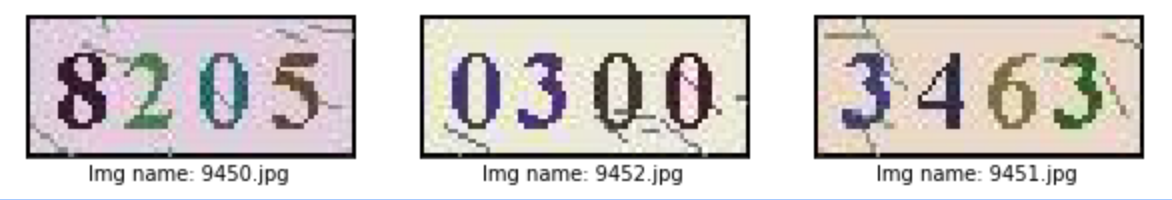
#> input picture docs/practices/cv/image_ocr/images/image1.png, 1172 x 200 px; its folder holds 3 pictures in this run
$ jupyter execute --allow-errors super_resolution_sub_pixel.ipynb   (shell and % lines are left out)
#> lines starting #> are read from the running program, lines starting #| are printed output that depends on the picture; pictures that were not available may be replaced by others from this repository, and a replacement may not be noted
# 通过Sub-Pixel实现图像超分辨率
**作者:** [Ralph LU](https://github.com/ralph0813)<br>
**日期:** 2022.5 <br>
**摘要:** 本示例通过Sub-Pixel实现图像超分辨率。

## 一、简要介绍

在计算机视觉中，图像超分辨率（Image Super Resolution）是指由一幅低分辨率图像或图像序列恢复出高分辨率图像。图像超分辨率技术分为超分辨率复原和超分辨率重建。

本示例简要介绍如何通过飞桨开源框架，实现图像超分辨率。包括数据集的定义、模型的搭建与训练。

参考论文：《Real-Time Single Image and Video Super-Resolution Using an Efficient Sub-Pixel Convolutional Neural Network》

论文链接：https://arxiv.org/abs/1609.05158

## 二、环境设置
导入一些比较基础常用的模块，确认自己的飞桨版本。

[cell 1]
import os
import io
import math
import random
import numpy as np
import matplotlib.pyplot as plt
from PIL import Image

from IPython.display import display

import paddle
from paddle.io import Dataset
from paddle.vision.transforms import transforms

print(paddle.__version__)

## 三、数据集
### 3.1 数据集下载
本案例使用BSR_bsds500数据集，下载链接：http://www.eecs.berkeley.edu/Research/Projects/CS/vision/grouping/BSR/BSR_bsds500.tgz

### 3.2 数据集概览
```
BSR
├── BSDS500
│   └── data
│       ├── groundTruth
│       │   ├── test
│       │   ├── train
│       │   └── val
│       └── images
│           ├── test
│           ├── train
│           └── val
├── bench
│   ├── benchmarks
│   ├── data
│   │   ├── ...
│   │   └── ...
│   └── source
└── documentation
```

可以看到需要的图片文件在BSR/BSDS500/images文件夹下，train、test各200张，val为100张。

### 3.3 数据集类定义
飞桨（PaddlePaddle）数据集加载方案是统一使用Dataset（数据集定义） + DataLoader（多进程数据集加载）。

首先先进行数据集的定义，数据集定义主要是实现一个新的Dataset类，继承父类paddle.io.Dataset，并实现父类中以下两个抽象方法，`__getitem__`和`__len__`：
```python
class MyDataset(Dataset):
    def __init__(self):
        ...

    # 每次迭代时返回数据和对应的标签
    def __getitem__(self, idx):
        return x, y

    # 返回整个数据集的总数
    def __len__(self):
        return count(samples)
```

[cell 2]
class BSD_data(Dataset):
    """
    继承paddle.io.Dataset类
    """

    def __init__(self, mode="train", image_path="BSR/BSDS500/data/images/"):
        """
        实现构造函数，定义数据读取方式，划分训练和测试数据集
        """
        super().__init__()

        self.mode = mode.lower()
        if self.mode == "train":
            self.image_path = os.path.join(image_path, "train")
        elif self.mode == "val":
            self.image_path = os.path.join(image_path, "val")
        else:
            raise ValueError('mode must be "train" or "val"')

        # 原始图像的缩放大小
        self.crop_size = 300
        # 缩放倍率
        self.upscale_factor = 3
        # 缩小后送入神经网络的大小
        self.input_size = self.crop_size // self.upscale_factor
        # numpy随机数种子
        self.seed = 1337
        # 图片集合
        self.temp_images = []
        # 加载数据
        self._parse_dataset()

    def transforms(self, img):
        """
        图像预处理工具，用于将升维(100, 100) => (100, 100,1)，
        并对图像的维度进行转换从HWC变为CHW
        """
        if len(img.shape) == 2:
            img = np.expand_dims(img, axis=2)
        return img.transpose((2, 0, 1))

    def __getitem__(self, idx):
        """
        返回 缩小3倍后的图片 和 原始图片
        """
#> called with idx = 0

        # 加载原始图像
        img = self._load_img(self.temp_images[idx])
#> in _load_img, img is the input picture: PIL image 1172x200 RGBA; mean R, G, B, A 209.1, 203.6, 201.7, 255
        # 将原始图像缩放到（3, 300, 300）
        img = img.resize([self.crop_size, self.crop_size], Image.BICUBIC)
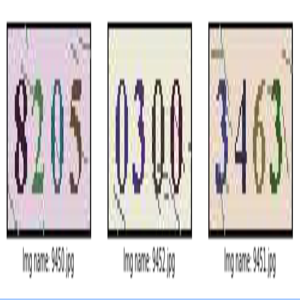
#> img: PIL image 300x300 RGB; mean R, G, B 209, 203.5, 201.6

        # 转换为YCbCr图像
        ycbcr = img.convert("YCbCr")
#> ycbcr: PIL image 300x300 YCbCr; mean of channels 0, 1, 2 204.6, 125.9, 130.7

        # 因为人眼对亮度敏感，所以只取Y通道
        y, cb, cr = ycbcr.split()
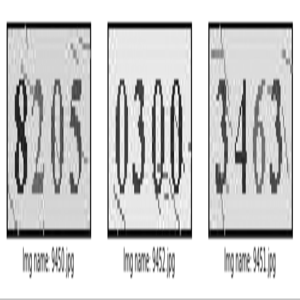
#> y: PIL image 300x300 L; min 0, max 255, mean 204.6
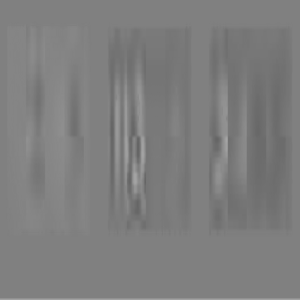
#> cb: PIL image 300x300 L; min 101, max 165, mean 125.9
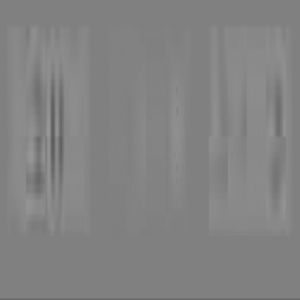
#> cr: PIL image 300x300 L; min 91, max 152, mean 130.7
        y = np.asarray(y, dtype="float32")
#> y: shape (300, 300) float32
        y = y / 255.0

        # 缩放后的图像和前面采取一样的操作
        img_ = img.resize([self.input_size, self.input_size], Image.BICUBIC)
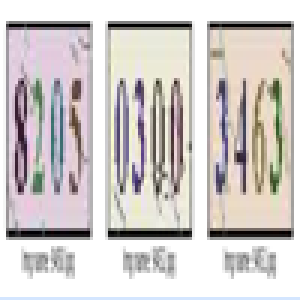
#> img_: PIL image 100x100 RGB (shown 3 times larger); mean R, G, B 208.8, 203.3, 201.4
        ycbcr_ = img_.convert("YCbCr")
#> ycbcr_: PIL image 100x100 YCbCr; mean of channels 0, 1, 2 204.4, 125.9, 130.6
        y_, cb_, cr_ = ycbcr_.split()
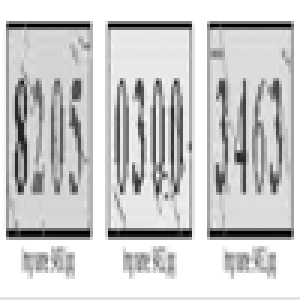
#> y_: PIL image 100x100 L (shown 3 times larger); min 0, max 255, mean 204.4
        y_ = np.asarray(y_, dtype="float32")
#> y_: shape (100, 100) float32
        y_ = y_ / 255.0

        # 升纬并将HWC转换为CHW
        y = self.transforms(y)
        x = self.transforms(y_)

        # x为缩小3倍后的图片（1, 100, 100） y是原始图片（1, 300, 300）
        return x, y

    # [5 lines left out: function __len__, not called in this run]

    def _sort_images(self, img_dir):
        """
        对文件夹内的图像进行按照文件名排序
        """
        files = []

        for item in os.listdir(img_dir):
            if item.split(".")[-1].lower() in ["jpg", "jpeg", "png"]:
                files.append(os.path.join(img_dir, item))

        return sorted(files)

    def _parse_dataset(self):
        """
        处理数据集
        """
        self.temp_images = self._sort_images(self.image_path)
        random.Random(self.seed).shuffle(self.temp_images)

    def _load_img(self, path):
        """
        从磁盘读取图片
        """
        with open(path, "rb") as f:
            img = Image.open(io.BytesIO(f.read()))
            img = img.convert("RGB")
            return img

$ run again, on 8f0f98b32f54445e4fc027a02.png
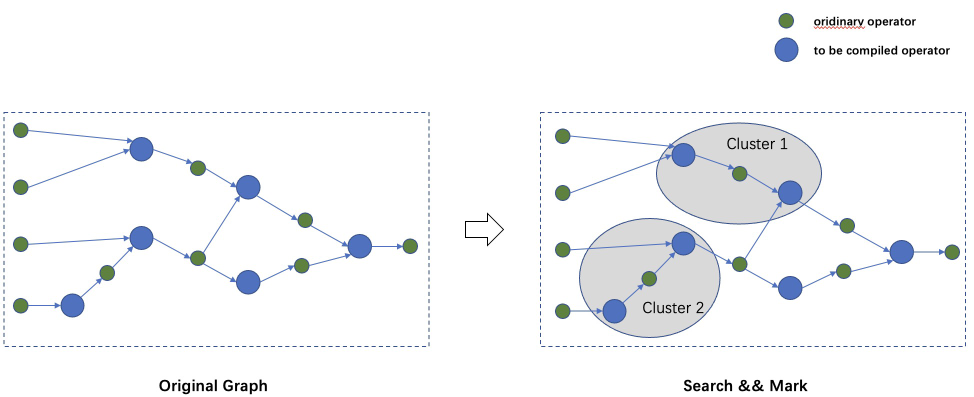
#> input picture 8f0f98b32f54445e4fc027a02.png, 1948 x 794 px (shown at 1/2 size)
#> in _load_img, img is the input picture: PIL image 1948x794 RGB; mean R, G, B 244.5, 245.7, 247
#> img: PIL image 300x300 RGB
#> ycbcr: PIL image 300x300 YCbCr; mean of channels 0, 1, 2 245.3, 128.8, 127.2
#> in __getitem__, `y, cb, cr = ycbcr.split()`:
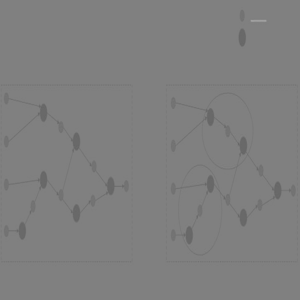
#> cr: PIL image 300x300 L; min 102, max 161, mean 127.2
#> ycbcr_: PIL image 100x100 YCbCr; mean of channels 0, 1, 2 245, 128.8, 127.2
#> in __getitem__, `y_, cb_, cr_ = ycbcr_.split()`:
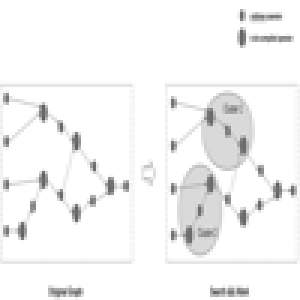
#> y_: PIL image 100x100 L (shown 3 times larger); min 94, max 255, mean 245
